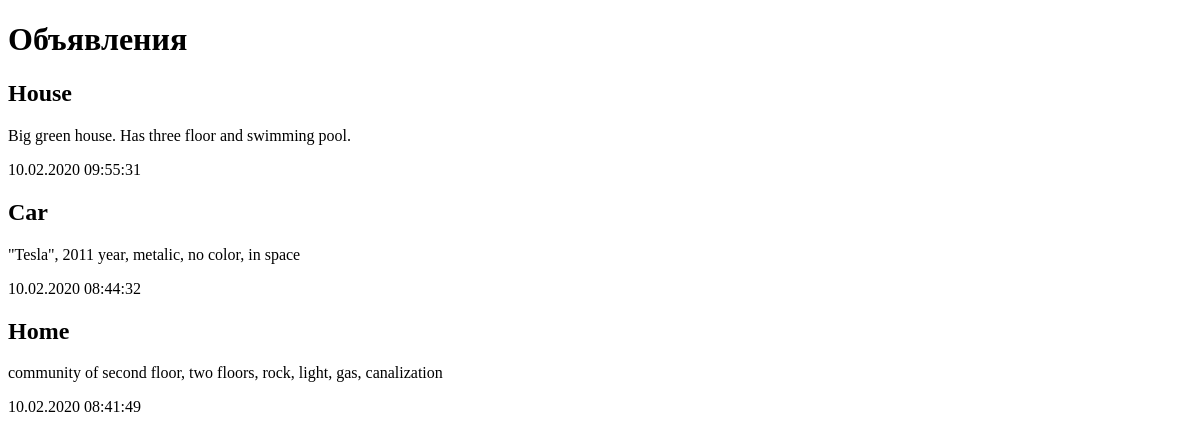
Page /bboard/ on the earlier database version.
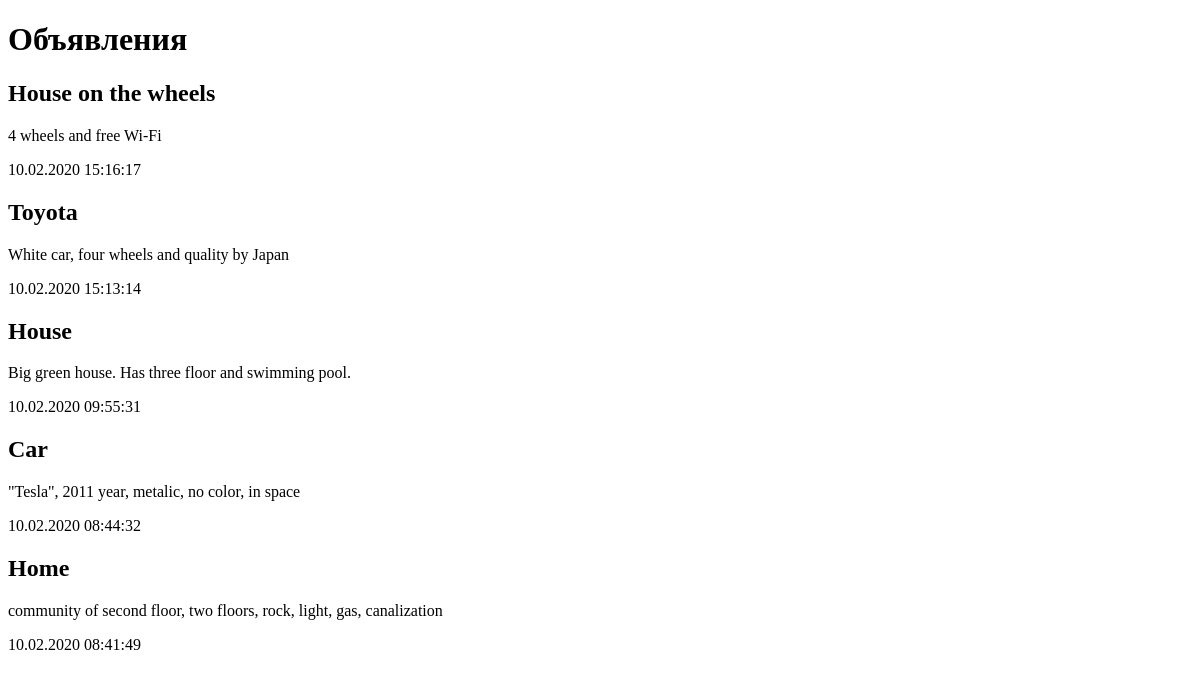
Same page on the later database version.
### bboard/models.py (models this page shows)
class Bb(models.Model):
    title = models.CharField(max_length=50, verbose_name='Товар')
    content = models.TextField(null=True, blank=True, verbose_name='Описание')
    price = models.FloatField(null=True, blank=True, verbose_name='Цена')
    published = models.DateTimeField(auto_now_add=True, db_index=True, verbose_name='Опубликовано')
    rubric = models.ForeignKey('Rubric', null=True, on_delete=models.PROTECT, verbose_name='Рубрика')
    class Meta:
        verbose_name_plural = 'Объявления'
        verbose_name = 'Объявление'
        ordering = ['-published']

### bboard/views.py (the view)
# urls.py: path('', index, name='index'),
def index(request):
    bbs = Bb.objects.all()
    rubrics = Rubric.objects.all()
    context = {'bbs': bbs, 'rubrics': rubrics}
    return render(request, 'bboard/index.html', context)

### bboard/templates/bboard/index.html (shortened to what this page needs)
<!DOCTYPE html>
<html lang="en">
<head>
</head>
<body>
    <h1>Объявления</h1>
    {% for bb in bbs %}
    <div>
        <h2>{{ bb.title }}</h2>
        <p>{{ bb.content }}</p>
        <P>{{ bb.published|date:"d.m.Y H:i:s" }}</P>
    </div>
    {% endfor %}
</body>
</html>

Differences in the rows shown:
added Bb: title "House on the wheels", content "4 wheels and free Wi-Fi", published "10.02.2020 15:16:17"
added Bb: title "Toyota", content "White car, four wheels and quality by Japan", published "10.02.2020 15:13:14"
